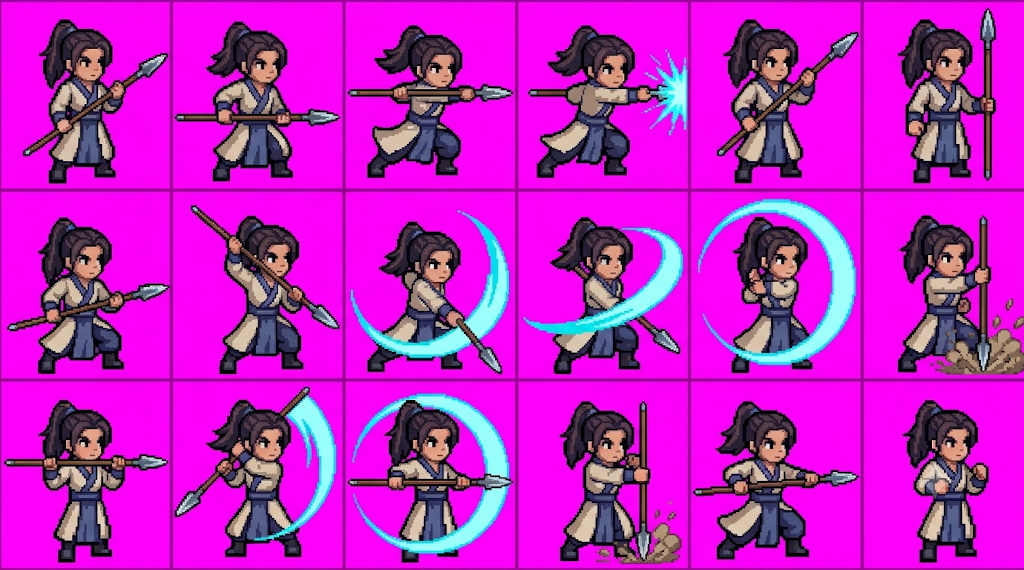
#> input picture sheets/hero_spear3.png, 1024 x 570 px
$ python hero_spear3.py
#> lines starting #> are read from the running program, lines starting #| are printed output that depends on the picture; after the words box and inside, x2 and y2 are one past the last pixel; in counts of white or black regions, pixels touching at a corner belong together
### hero_sheet.py
"""주인공 시트 공용 추출기 (v2.73) — **그림 기준으로 자른다**(사용자: "무기 형태가 잘리면 안 돼, 이미지 기준으로 잘라라").

칸(격자)은 '어느 그림이 어느 칸 것인가'를 정하는 데만 쓰고, 자르는 경계는 **덩어리 라벨링 bbox**다.
AI 시트는 창 끝·큰 원 검기가 칸 테두리를 넘어 여백까지 그려져 있어(감사 결과 창 r1c1은 여백에 1062px),
칸 단위로 자르면 무기가 잘린다.

절차
  1. 격자: 배경보다 훨씬 어두운 얇은 줄(≤4px, 70%↑)이 테두리. 배경 판정 = 진한 마젠타 | 시트 중앙값 ±40.
  2. 테두리 줄은 지우되, 줄 양쪽에 그림이 붙어 있으면(무기가 줄을 가로지름) 그 줄 픽셀을 **이어 붙인다**
     (색은 가장 가까운 그림 픽셀). 그래야 줄 너머 조각이 몸과 한 덩어리가 된다.
  3. 시트 전체 덩어리 라벨링 → 덩어리마다 픽셀이 가장 많이 든 칸에 배정. 어느 칸 안에도 안 든 덩어리(여백의
     ㄱ자·눈금 표식)는 버림. 40px 미만 점·칸 모서리의 400px 미만 조각(모서리 표식)·얇은 줄도 버림.
  4. 칸에 배정된 덩어리들의 합집합 bbox로 자른다 — 칸 밖으로 나간 무기·기운이 그대로 들어온다.
  5. 공통 배율(서 있는 컷 172px → 대기 컷 몸높이 47px). 가로 정렬은 **머리카락(어두운 픽셀) 무게중심**을
     캔버스 가운데에(무기·기운이 어디로 뻗든 머리가 제자리). 세로는 **칸 바닥 = 땅**(뛰는 컷은 뜬 만큼 공중).
  6. 캔버스 폭·높이는 동작마다 **그림에 맞춰 자동**: 폭 = 머리 중심 기준 양쪽 최대 뻗음×2, 높이 = 기본 51에
     위(머리 위로 든 무기)·아래(발 아래 기운) 넘치는 만큼 더한다. 결과의 [폭, 높이, 위 여분]을 찍으니
     00-data HFX.aw / HFX.fh 에 옮긴다(높이가 51이면 fh 불필요).
  7. 축소는 가장자리 색 확장 뒤 LANCZOS·알파 128 문턱, 축소 뒤 떨어진 1~2px 점 제거.
"""
import numpy as np
from PIL import Image
from scipy import ndimage as ndi

H0 = 51; GROUND = 48          # HERO.h · 대기 컷의 발 끝 행 (기본 캔버스: 땅 위 49행, 아래 2행)
BODY_PX = 47                  # 대기 컷 몸높이(행 2~48)
STAND_H = 172                 # 주인공 시트의 서 있는 컷 높이(원본 px) — 모든 주인공 시트가 같은 배율로 그려졌다

def groups(v):
    out, s, p = [], None, None
    for x in v:
        if s is None: s = p = x
        elif x != p + 1: out.append((s, p)); s = x
        p = x
    if s is not None: out.append((s, p))
    return out

def _lines(frac, maxw=4):
    out = []
    for (a, b) in groups(np.where(frac > 0.7)[0]):
        if b - a + 1 > maxw: continue
        while a > 0 and frac[a - 1] > 0.3 and b - a < 5: a -= 1
        while b + 1 < len(frac) and frac[b + 1] > 0.3 and b - a < 5: b += 1
        out.append((a, b))
    return out

class Sheet:
    def __init__(self, path, rows=3, cols=6):
#> called with path = 'sheets/hero_spear3.png', rows = 3, cols = 6
        A = np.array(Image.open(path).convert('RGB')).astype(int)
        self.A = A; self.BG = np.median(A.reshape(-1, 3), 0)
#> after `self.BG = np.median(A.reshape(-1, 3), 0)`: self.BG = [247, 2, 247]
        r, g, b = A[..., 0], A[..., 1], A[..., 2]
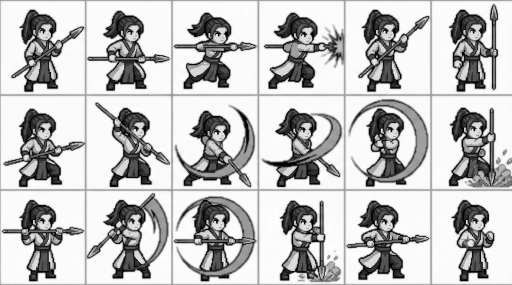
#> r: shape (570, 1024) int64 (shown at 1/2 size); min 0, max 255, mean 190.7
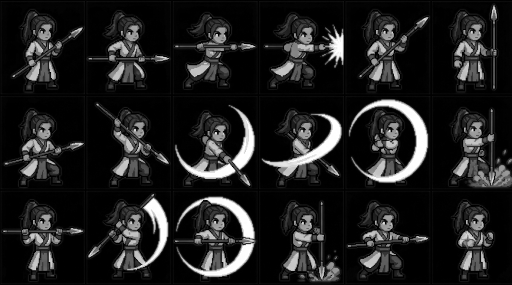
#> g: shape (570, 1024) int64 (shown at 1/2 size); min 0, max 255, mean 32
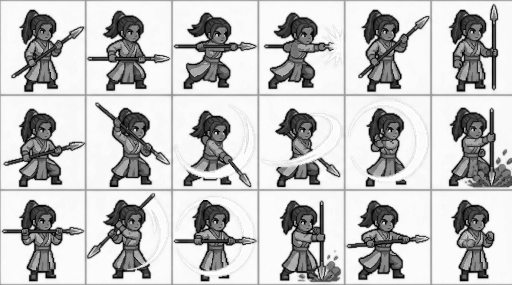
#> b: shape (570, 1024) int64 (shown at 1/2 size); min 0, max 255, mean 193.4
        # 배경 = 진한 마젠타 | (중앙값 ±40 **이면서 자줏빛**: r·b가 g보다 큼). 옅은 시트(도·창·봉·주먹)는 배경이
        # (171,138,167)라 도복의 어두운 베이지(185,165,130)가 ±40 안에 들어 배경으로 지워졌다("도복이 배경에 묻힘",
        # v2.73.1) — 베이지·살색·흰 도복은 b<g라 자줏빛 조건에서 걸러진다.
        # 자줏빛이면 ±70까지 배경(줄 곁 안티에일리어스 119,94,124가 52 벗어나 그림으로 남았다 — 머리카락 80,55,85는 90 벗어나 안전)
        near = (np.abs(A - self.BG) < 70).all(2) & ((r - g) > 8) & ((b - g) > 8)
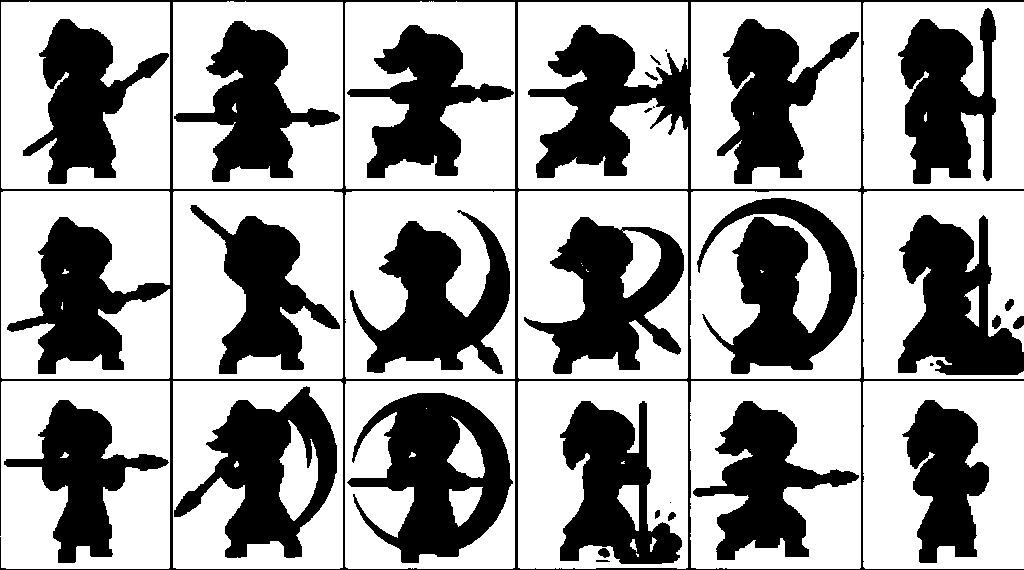
#> near: shape (570, 1024) bool; 62.3% white; 31 black regions (4 under 20 px), largest, box (x1, y1, x2, y2) and area: (0, 0, 1024, 570) 37291, (347, 393, 513, 563) 14955, (697, 198, 857, 374) 14437
        fg0 = ~((((r - g) > 50) & ((b - g) > 50)) | near)
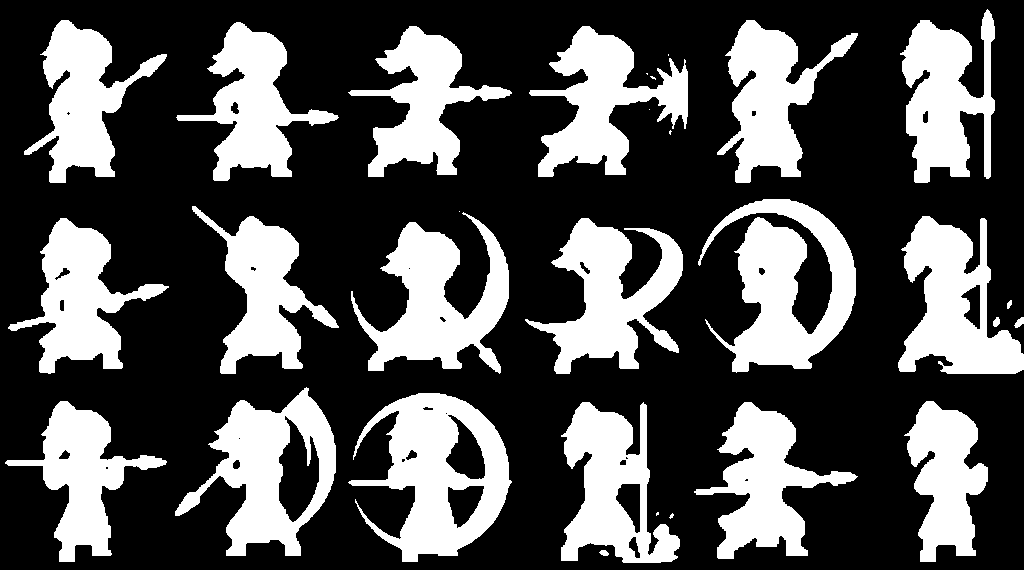
#> fg0: shape (570, 1024) bool; 32.2% white; 30 white regions (8 under 20 px), largest, box (x1, y1, x2, y2) and area: (348, 393, 512, 562) 13827, (698, 199, 856, 373) 13399, (351, 212, 509, 374) 11756
        dark = A.sum(2) < self.BG.sum() - 150
#> dark: shape (570, 1024) bool; 24.7% white; 181 white regions (138 under 20 px), largest, box (x1, y1, x2, y2) and area: (0, 0, 1024, 570) 20379, (898, 215, 1024, 375) 8426, (693, 401, 859, 560) 8278
        mw = 20 if A.shape[1] >= 1500 else 4           # 큰 시트(2000px, hero_fx)는 줄이 12~17px라 두께 상한을 키운다
#> (the rest of the program and of its run is left out)
